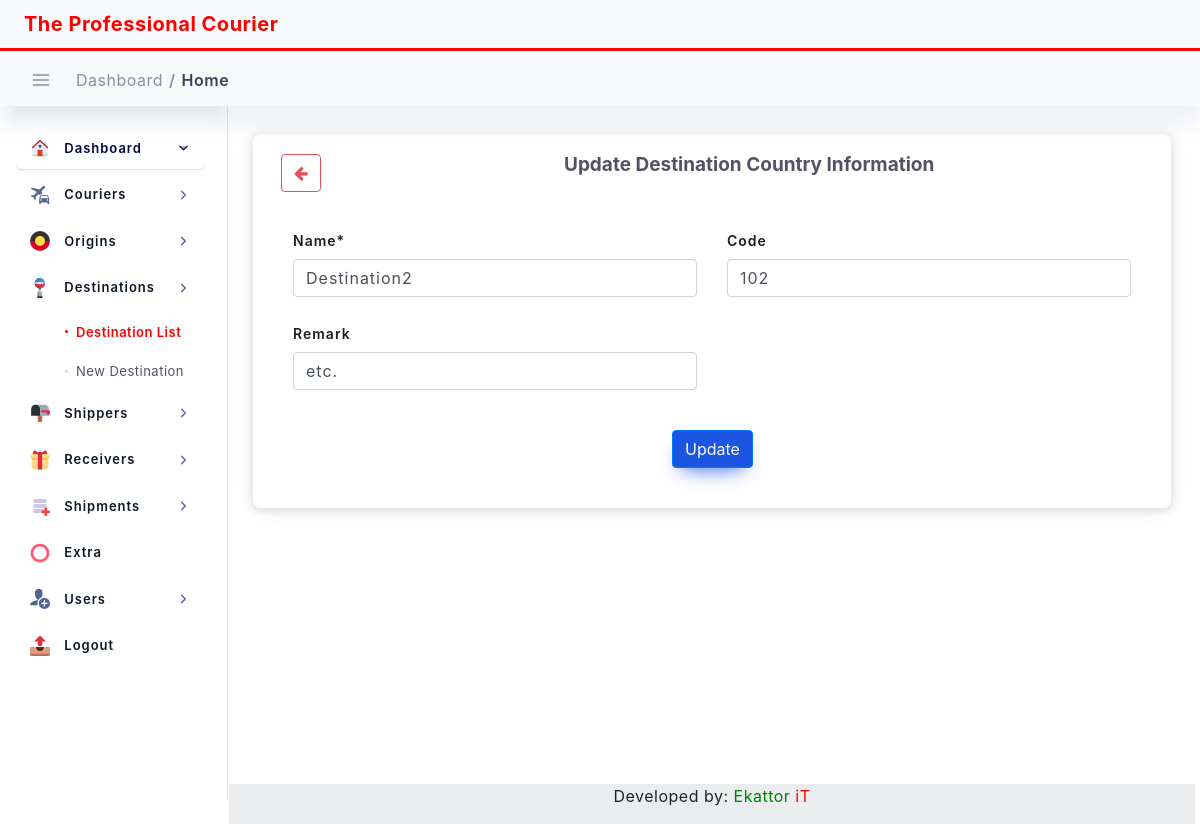
Page /dataset/update-destination/2 on the committed database.
### dataset/models.py (models this page shows, shortened)
class Destination(models.Model):
    name = models.CharField(max_length=50)
    code = models.CharField(max_length=200, blank=True, null=True)
    remark = models.CharField(max_length=200, blank=True, null=True)

### dataset/views.py (the view)
# urls.py: path('update-destination/<int:pk>', views.DestinationUpdateView.as_view(), name='update_destination'),
class DestinationUpdateView(SuccessMessageMixin, UpdateView):
    model = Destination
    form_class = DestinationCreateForm
    success_url = reverse_lazy('all-destinations')
    template_name = 'update_destination.html'
    success_message = "Destination Country was updated successfully"
    def get_context_data(self, **kwargs):
        context = super().get_context_data(**kwargs)
        context["title"] = "Update Destination Country Information"
        context["nav_bar"] = "destination_list"
        return context

### dataset/forms.py
class DestinationCreateForm(forms.ModelForm):
    class Meta:
        model = Destination
        fields = (
            'name', 'code', 'remark')
        widgets = {
            'name': forms.TextInput(attrs={'class': 'form-control'}),
            'code': forms.TextInput(attrs={'class': 'form-control'}),
            'remark': forms.TextInput(attrs={'class': 'form-control'}),
        }

### templates/update_destination.html (shortened to what this page needs)
{% extends "base.html" %}
{% load static %}
{% block content %}
{% load crispy_forms_tags %}
<div class="container p-4">
    <div class="row">
        <div class="col-lg-12 col-12 layout-spacing">
            <div class="statbox widget box box-shadow">
                <div class="widget-header">
                    <div class="row">
                        <div class="mb-3 col-md-1">
                            <a href="{% url 'all-destinations' %}">
                                <button class="btn btn-outline-danger" type="submit"><i class="fa fa-arrow-left"
                                                                                      aria-hidden="true"></i></button>
                            </a>
                        </div>
                        <div class="mb-3 col-md-11">
                            <center>
                                <h5>{{title}}</h5>
                            </center>
                        </div>
                    </div>
                </div>
                <div class="widget-content widget-content-area">
                    <form method="post">
                        <div class="row mb-2">
                            <div class="col-6">
                                <div class="form-group">
                                    {{ form.name|as_crispy_field }}
                                </div>
                            </div>
                            <div class="col-6">
                                <div class="form-group">
                                    {{ form.code|as_crispy_field }}
                                </div>
                            </div>
                        </div>
                        <div class="row mb-4">
                            <div class="col-6">
                                <div class="form-group">
                                    {{ form.remark|as_crispy_field }}
                                </div>
                            </div>
                        </div>
                        <div class="text-center">
                            <button type="submit" class="btn btn-primary ">Update</button>
                        </div>
                    </form>
                </div>
            </div>
        </div>
    </div>
</div>
{% endblock content %}

### static/assets/css/dashboard/dash_1.css (style rules this page uses)
.layout-spacing { padding-bottom: 25px; }
.widget { position: relative; padding: 20px; border-radius: 8px; border: none; background: #fff; -webkit-box-shadow: 0 4px 6px 0 rgba(85, 85, 85, 0.08), 0 1px 20px 0 rgba(0, 0, 0, 0.07), 0px 1px 11px 0px rgba(0, 0, 0, 0.07); -moz-box-shadow: 0 4px 6px 0 rgba(85, 85, 85, 0.08), 0 1px 20px 0 rgba(0, 0, 0, 0.07), 0px 1px 11px 0px rgba(0, 0, 0, 0.07); box-shadow: 0 4px 6px 0 rgba(85, 85, 85, 0.08), 0 1px 20px 0 rgba(0, 0, 0, 0.07), 0px 1px 11px 0px rgba(0, 0, 0, 0.07); }
.widget h5 { font-weight: 700; font-size: 19px; letter-spacing: 0px; margin-bottom: 0; color: #515365; }

### static/assets/css/main.css (style rules this page uses)
html { min-height: 100% }
body { color: #888ea8; height: 100%; font-size: 0.875rem; background: #f1f2f3; overflow-x: hidden; overflow-y: auto; letter-spacing: 0.0312rem; font-family: 'Helvetica', sans-serif; }
h1, h2, h3, h4, h5, h6 { color: #3b3f5c; }
a { color: #515365; outline: none; }
.form-group label, label { font-size: 14px; color: #1c1c1f; letter-spacing: 1px; font-weight: 600; }
.form-control { height: auto; border: 1px solid #bfc9d4; color: #3b3f5c; font-size: 15px; padding: 8px 10px; letter-spacing: 1px; height: calc(1.4em + 1.4rem + 2px); padding: .75rem 1.25rem; border-radius: 6px; }
.btn { padding: 0.4375rem 1.25rem; text-shadow: none; font-size: 14px; color: #3b3f5c; font-weight: normal; white-space: normal; word-wrap: break-word; transition: .2s ease-out; touch-action: manipulation; cursor: pointer; background-color: #f1f2f3; box-shadow: 0px 5px 20px 0 rgba(0, 0, 0, 0.1); will-change: opacity, transform; transition: all 0.3s ease-out; -webkit-transition: all 0.3s ease-out; }
.btn-primary { color: #fff !important; background-color: #1b55e2!important; border-color: #1b55e2; box-shadow: 0 10px 20px -10px #1b55e2; }
.btn-outline-danger { border: 1px solid #e7515a !important; color: #e7515a !important; background-color: transparent; box-shadow: none; }
.statbox .widget-content:before, .statbox .widget-content:after { display: table; content: ""; line-height: 0; clear: both }

### static/assets/css/structure.css (style rules this page uses)
html { min-height: 100% }
body { color: #888ea8; height: 100%; font-size: 0.875rem; background: ##f1f2f3; overflow-x: hidden; overflow-y: auto; letter-spacing: 0.0312rem; font-family: 'Helvetica', sans-serif; }
h1, h2, h3, h4, h5, h6 { color: #3b3f5c; }
.widget { padding: 0; margin-top: 0; margin-bottom: 0; border-radius: 6px; -webkit-box-shadow: 0 4px 6px 0 rgba(85, 85, 85, 0.08), 0 1px 20px 0 rgba(0, 0, 0, 0.07), 0px 1px 11px 0px rgba(0, 0, 0, 0.07); -moz-box-shadow: 0 4px 6px 0 rgba(85, 85, 85, 0.08), 0 1px 20px 0 rgba(0, 0, 0, 0.07), 0px 1px 11px 0px rgba(0, 0, 0, 0.07); box-shadow: 0 4px 6px 0 rgba(85, 85, 85, 0.08), 0 1px 20px 0 rgba(0, 0, 0, 0.07), 0px 1px 11px 0px rgba(0, 0, 0, 0.07); }
.layout-spacing { padding-bottom: 40px; }
.widget.box .widget-header { background: #fff; padding: 0px 8px 0px; border-top-right-radius: 6px; border-top-left-radius: 6px; }
.widget .widget-header { border-bottom: 0px solid #f1f2f3; }
.widget .widget-header:before, .widget .widget-header:after { display: table; content: ""; line-height: 0 }
.widget .widget-header:after { clear: both }
.widget-content-area { padding: 20px; position: relative; background-color: #fff; border-bottom-left-radius: 6px; border-bottom-right-radius: 6px; }

### rows in the picture
Destination: name "Destination2", code "102", remark "etc."

### other values in the picture
{{ title }} "Update Destination Country Information"
